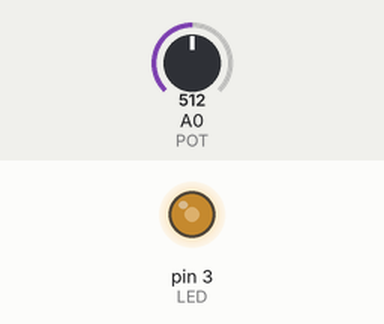
Bench run of a sketch on a simulated Arduino Uno, built with avr-gcc and run on an emulated ATmega328P. Parts: output pins drawn as LEDs (lit = HIGH). The test bench sets the inputs (shaded band); at power-on: A0 (POT) = 512.

Above: at 1.2 s.
1.3 s: A0 (POT) set to 716
At 2.0 s:
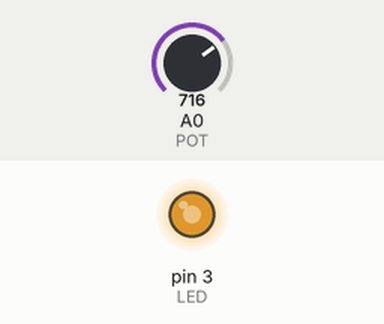
2.8 s: A0 (POT) set to 900
At 3.1 s:
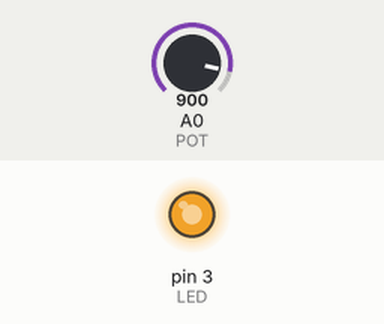
4.3 s: A0 (POT) set to 122
At 5.5 s:
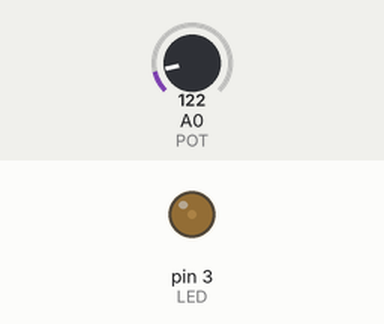
5.8 s: A0 (POT) set to 0
At 6.6 s:
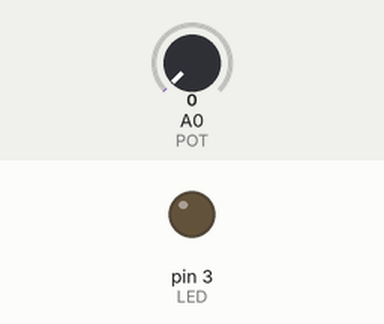
7.3 s: A0 (POT) set to 511
At 7.7 s:
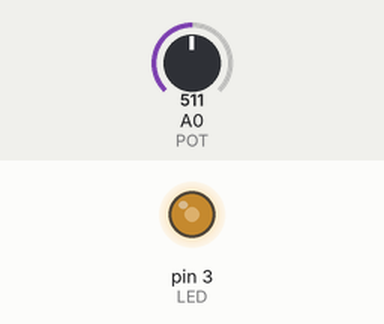
Timing chart, 0 to 9.8 s (numbered marks = the images above; inputs shaded):
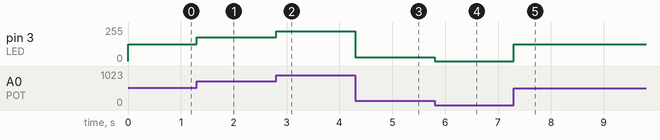

The sketch:

potansiyometre_led.ino
```cpp
#define LED 3
#define POT A0

void setup() {
  // put your setup code here, to run once:
  pinMode(LED, OUTPUT);
  pinMode(POT, INPUT);

  Serial.begin(9600);
}

void loop() {
  // put your main code here, to run repeatedly:
  int potValue = analogRead(POT);
  int potValue2 = map(potValue,0,1023,0,255);
  analogWrite(LED, potValue2);
}
```

Measured:
- after the input at 1.3 s, pin 3 (LED): 127/255 → 178/255 at once
- after the input at 2.8 s, pin 3 (LED): 178/255 → 224/255 at once
- after the input at 4.3 s, pin 3 (LED): 224/255 → 30/255 at once
- after the input at 5.8 s, pin 3 (LED): 30/255 → 0/255 at once
- after the input at 7.3 s, pin 3 (LED): 0/255 → 127/255 at once
